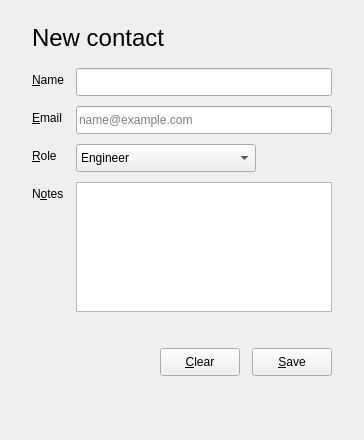
<?xml version="1.0" encoding="UTF-8"?>
<ui version="4.0">
 <class>FormPage</class>
 <widget class="QWidget" name="FormPage">
  <layout class="QVBoxLayout" name="page_layout">
   <property name="spacing"><number>12</number></property>
   <property name="leftMargin"><number>32</number></property>
   <property name="topMargin"><number>24</number></property>
   <property name="rightMargin"><number>32</number></property>
   <property name="bottomMargin"><number>24</number></property>
   <item>
    <widget class="QLabel" name="heading">
     <property name="font"><font><pointsize>18</pointsize></font></property>
     <property name="text"><string>New contact</string></property>
    </widget>
   </item>
   <item>
    <spacer name="heading_gap">
     <property name="orientation"><enum>Qt::Orientation::Vertical</enum></property>
     <property name="sizeType"><enum>QSizePolicy::Policy::Fixed</enum></property>
     <property name="sizeHint" stdset="0"><size><width>20</width><height>4</height></size></property>
    </spacer>
   </item>
   <item>
    <widget class="QWidget" name="content" native="true">
     <property name="maximumSize"><size><width>620</width><height>16777215</height></size></property>
     <layout class="QVBoxLayout" name="content_layout">
      <property name="spacing"><number>12</number></property>
      <property name="leftMargin"><number>0</number></property><property name="topMargin"><number>0</number></property><property name="rightMargin"><number>0</number></property><property name="bottomMargin"><number>0</number></property>
      <item>
       <layout class="QFormLayout" name="fields">
        <property name="horizontalSpacing"><number>12</number></property>
        <property name="verticalSpacing"><number>10</number></property>
        <item row="0" column="0"><widget class="QLabel" name="name_label">
         <property name="text"><string>&amp;Name</string></property>
         <property name="buddy"><cstring>name_edit</cstring></property>
        </widget></item>
        <item row="0" column="1"><widget class="QLineEdit" name="name_edit">
          <property name="minimumSize"><size><width>0</width><height>28</height></size></property>
         </widget></item>
        <item row="1" column="0"><widget class="QLabel" name="email_label">
         <property name="text"><string>&amp;Email</string></property>
         <property name="buddy"><cstring>email_edit</cstring></property>
        </widget></item>
        <item row="1" column="1">
         <widget class="QLineEdit" name="email_edit">
          <property name="minimumSize"><size><width>0</width><height>28</height></size></property>
          <property name="placeholderText"><string>name@example.com</string></property>
         </widget>
        </item>
        <item row="2" column="0"><widget class="QLabel" name="role_label">
         <property name="text"><string>&amp;Role</string></property>
         <property name="buddy"><cstring>role_combo</cstring></property>
        </widget></item>
        <item row="2" column="1">
         <widget class="QComboBox" name="role_combo">
          <property name="minimumSize"><size><width>180</width><height>28</height></size></property>
          <property name="maximumSize"><size><width>180</width><height>16777215</height></size></property>
          <item><property name="text"><string>Engineer</string></property></item>
          <item><property name="text"><string>Designer</string></property></item>
          <item><property name="text"><string>Manager</string></property></item>
          <item><property name="text"><string>Other</string></property></item>
         </widget>
        </item>
        <item row="3" column="0"><widget class="QLabel" name="notes_label">
         <property name="text"><string>N&amp;otes</string></property>
         <property name="buddy"><cstring>notes_edit</cstring></property>
        </widget></item>
        <item row="3" column="1">
         <widget class="QPlainTextEdit" name="notes_edit">
          <property name="maximumSize"><size><width>16777215</width><height>130</height></size></property>
          <property name="tabChangesFocus"><bool>true</bool></property>
         </widget>
        </item>
        <item row="4" column="1">
         <widget class="QLabel" name="error_label">
          <property name="text"><string/></property>
         </widget>
        </item>
       </layout>
      </item>
      <item>
       <layout class="QHBoxLayout" name="buttons">
        <item>
       <spacer name="filler">
        <property name="orientation"><enum>Qt::Orientation::Horizontal</enum></property>
        <property name="sizeHint" stdset="0"><size><width>40</width><height>20</height></size></property>
       </spacer>
      </item>
        <item>
       <widget class="QPushButton" name="clear_button">
          <property name="minimumSize"><size><width>0</width><height>28</height></size></property>
        <property name="text"><string>&amp;Clear</string></property>
       </widget>
      </item>
        <item>
       <widget class="QPushButton" name="save_button">
          <property name="minimumSize"><size><width>0</width><height>28</height></size></property>
        <property name="text"><string>&amp;Save</string></property>
       </widget>
      </item>
       </layout>
      </item>
     </layout>
    </widget>
   </item>
   <item>
    <spacer name="bottom_filler">
     <property name="orientation"><enum>Qt::Orientation::Vertical</enum></property>
     <property name="sizeHint" stdset="0"><size><width>20</width><height>40</height></size></property>
    </spacer>
   </item>
  </layout>
 </widget>
 <tabstops>
  <tabstop>name_edit</tabstop>
  <tabstop>email_edit</tabstop>
  <tabstop>role_combo</tabstop>
  <tabstop>notes_edit</tabstop>
  <tabstop>save_button</tabstop>
  <tabstop>clear_button</tabstop>
 </tabstops>
 <resources/>
 <connections/>
</ui>
